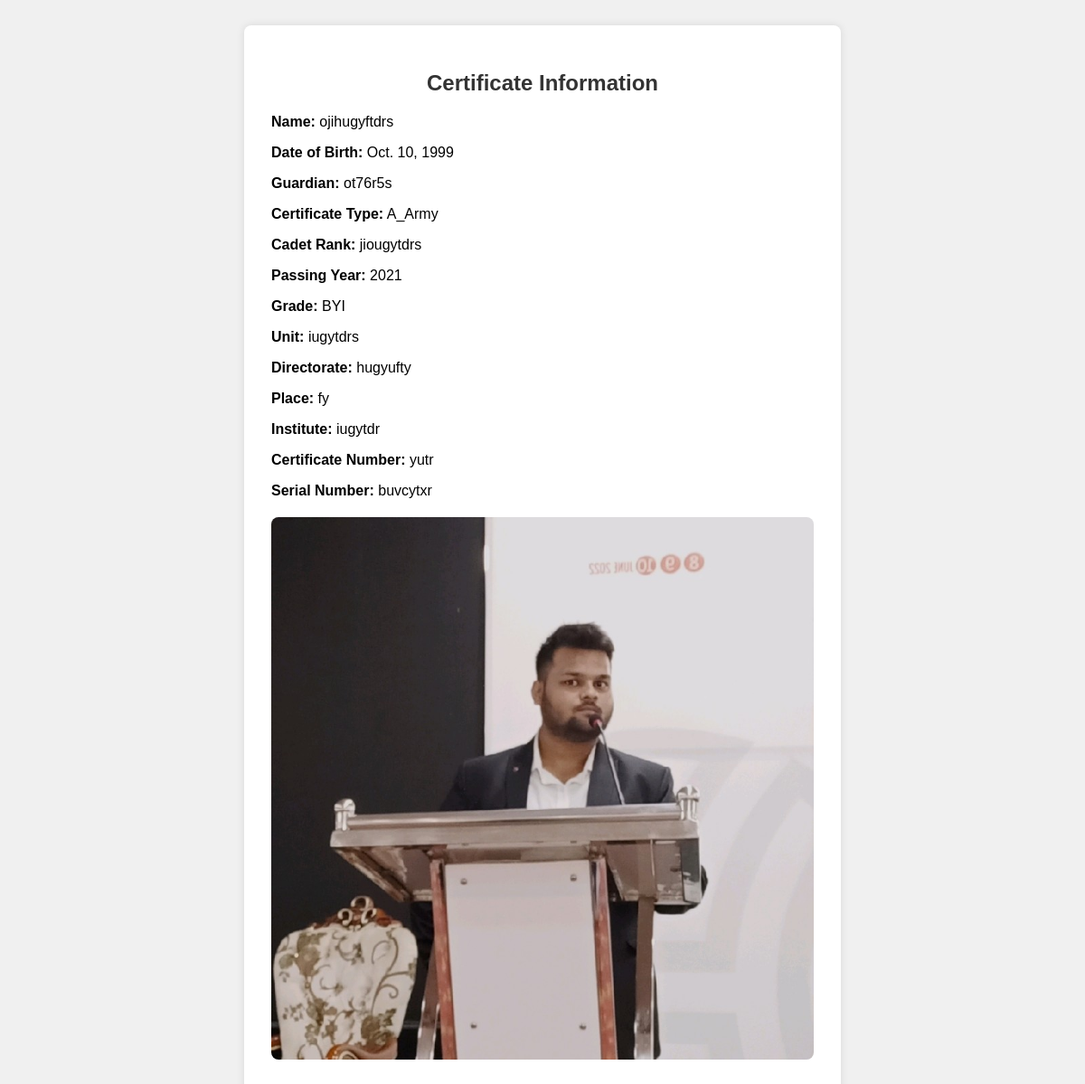
The page /qr_scan/1/ on the database as committed earlier.
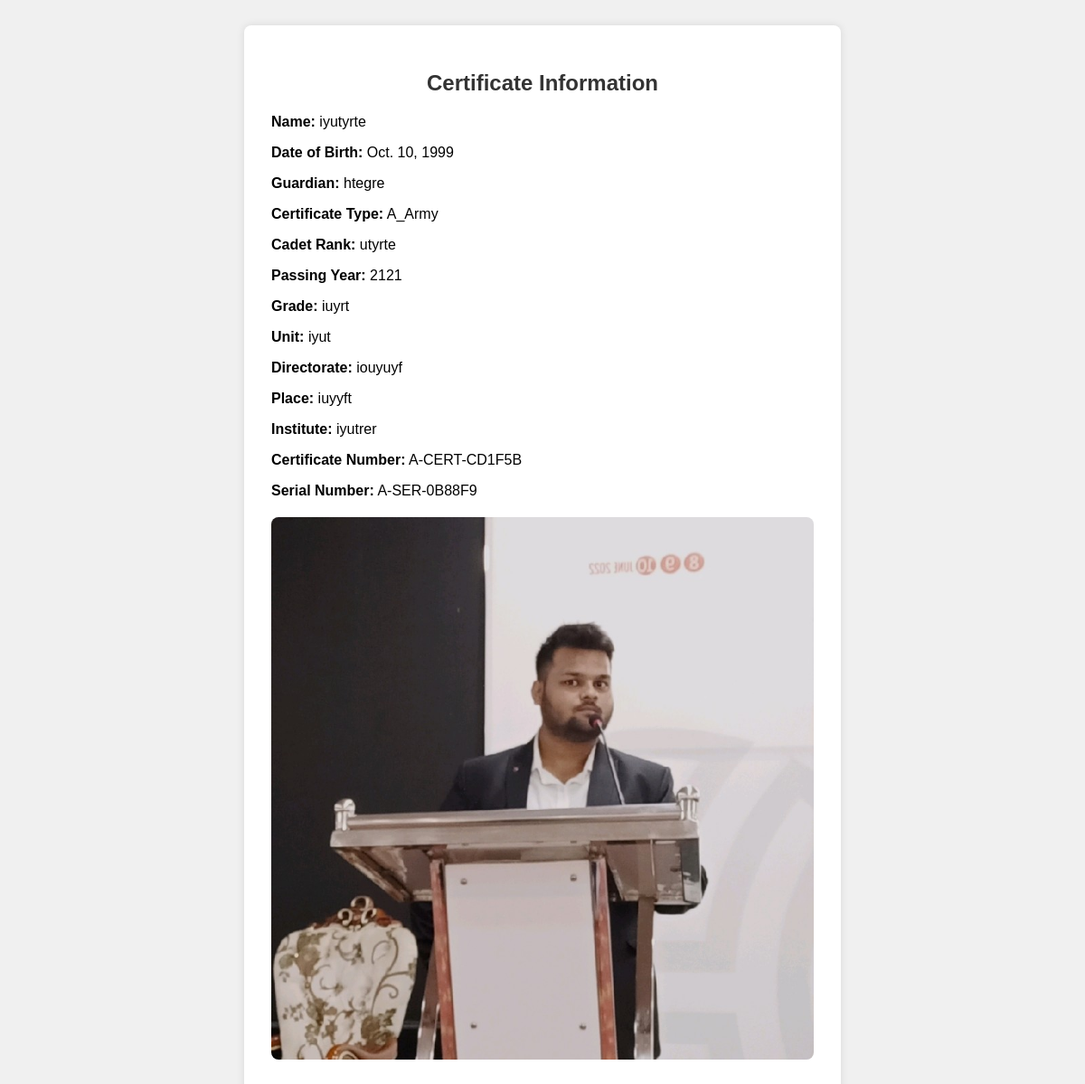
The same page on the database as committed later.
### mainapp/models.py (models this page shows, shortened)
class Certificate(models.Model):
    CERTIFICATE_TYPE_CHOICES = [
        ('A_Army', 'A Army'),
        ('A_AirForce', 'A AirForce'),
        ('A_Navy', 'A Navy'),
        ('B_AirForce', 'B AirForce'),
        ('B_Army', 'B Army'),
        ('B_Navy', 'B Navy'),
        ('C_Army', 'C Army'),
    ]
    Name = models.CharField(max_length=100, null=True, blank=True)
    DOB = models.DateField(null=True, blank=True)
    Guardian = models.CharField(max_length=100, null=True, blank=True)
    CertificateType = models.CharField(max_length=20, choices=CERTIFICATE_TYPE_CHOICES, null=True, blank=True)
    CadetRank = models.CharField(max_length=20, null=True, blank=True)
    PassingYear = models.IntegerField(null=True, blank=True)
    Grade = models.CharField(max_length=10, null=True, blank=True)
    Unit = models.CharField(max_length=50, null=True, blank=True)
    Directorate = models.CharField(max_length=50, null=True, blank=True)
    Place = models.CharField(max_length=100, null=True, blank=True)
    Institute = models.CharField(max_length=100, null=True, blank=True)
    certificate_number = models.CharField(max_length=50, null=True, blank=True)
    serial_number = models.CharField(max_length=50, null=True, blank=True)
    user_image = models.ImageField(upload_to='media/', null=True, blank=True)
    qr_code = models.ImageField(upload_to='qr_codes/', blank=True)
    final_certificate = models.ImageField(upload_to='media/certificates/', null=True, blank=True)
    is_duplicate = models.BooleanField(default=False)
    reviewer_ceo = models.ForeignKey('auth.User', related_name='ceo_reviews', on_delete=models.SET_NULL, null=True, blank=True)
    reviewer_register_head = models.ForeignKey('auth.User', related_name='register_head_reviews', on_delete=models.SET_NULL, null=True, blank=True)
    reviewer_staff = models.ForeignKey('auth.User', related_name='staff_reviews', on_delete=models.SET_NULL, null=True, blank=True)
    ceo_review_status = models.BooleanField(null=True, blank=True)
    register_head_review_status = models.BooleanField(null=True, blank=True)
    staff_review_status = models.BooleanField(null=True, blank=True)
    signature_image = models.ImageField(upload_to='signatures/', null=True, blank=True)

### mainapp/views.py (the view)
# urls.py: path('qr_scan/<int:certificate_id>/',qr_scan_view, name='qr_scan'),
def qr_scan_view(request, certificate_id):
    certificate = get_object_or_404(Certificate, pk=certificate_id)
    return render(request, 'qr_scan_popup.html', {'certificate': certificate})

### mainapp/templates/qr_scan_popup.html (shortened to what this page needs)
<!DOCTYPE html>
<html lang="en">
<head>
</head>
<body>
    <div class="certificate-info">
        <h2>Certificate Information</h2>
        <p><strong>Name:</strong> {{ certificate.Name }}</p>
        <p><strong>Date of Birth:</strong> {{ certificate.DOB }}</p>
        <p><strong>Guardian:</strong> {{ certificate.Guardian }}</p>
        <p><strong>Certificate Type:</strong> {{ certificate.CertificateType }}</p>
        <p><strong>Cadet Rank:</strong> {{ certificate.CadetRank }}</p>
        <p><strong>Passing Year:</strong> {{ certificate.PassingYear }}</p>
        <p><strong>Grade:</strong> {{ certificate.Grade }}</p>
        <p><strong>Unit:</strong> {{ certificate.Unit }}</p>
        <p><strong>Directorate:</strong> {{ certificate.Directorate }}</p>
        <p><strong>Place:</strong> {{ certificate.Place }}</p>
        <p><strong>Institute:</strong> {{ certificate.Institute }}</p>
        <p><strong>Certificate Number:</strong> {{ certificate.certificate_number }}</p>
        <p><strong>Serial Number:</strong> {{ certificate.serial_number }}</p>
        {% if certificate.user_image %}
            <img src="{{ certificate.user_image.url }}" alt="User Image">
        {% endif %}
    </div>
</body>
</html>

### mainapp/templates/qr_scan_popup.html (style rules this page uses)
body { font-family: Arial, sans-serif; background-color: #f0f0f0; padding: 20px; }
.certificate-info { max-width: 600px; margin: 0 auto; background-color: #fff; padding: 30px; border-radius: 8px; box-shadow: 0 0 10px rgba(0,0,0,0.1); }
.certificate-info h2 { text-align: center; color: #333; }
.certificate-info p { margin-bottom: 10px; }
.certificate-info img { display: block; margin: 20px auto; max-width: 100%; height: auto; border-radius: 8px; }

Rows that differ between the two databases and show on the page:
changed Certificate "A_Army": Name "ojihugyftdrs" → "iyutyrte"; Guardian "ot76r5s" → "htegre"; CadetRank "jiougytdrs" → "utyrte"; PassingYear "2021" → "2121"; Grade "BYI" → "iuyrt"; Unit "iugytdrs" → "iyut"; Directorate "hugyufty" → "iouyuyf"; Place "fy" → "iuyyft"; Institute "iugytdr" → "iyutrer"; certificate_number "yutr" → "A-CERT-CD1F5B"; serial_number "buvcytxr" → "A-SER-0B88F9"
